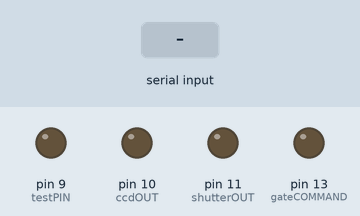
Simulated run of this sketch. Board: Arduino Uno, built with avr-gcc and run on an emulated ATmega328P. Shown: output pins drawn as LEDs (lit = HIGH). Inputs (shaded band) come from the test bench. What the sketch prints to the serial monitor is not drawn.

Above: at 1.2 s.
1.3 s: "90,45,200,10\n" received over Serial
Timing chart, 0 to 4.3 s (numbered marks = the images above; inputs shaded):
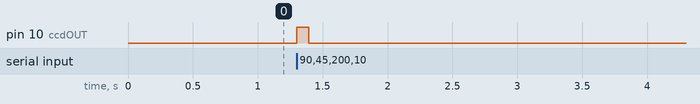

The sketch:

arduino.ino.ino
```cpp
//VARIABLES
char data;
int softGATE=0;
int dwell1 = 100;
int dwell2 = 0;
String readStr;
int shutterMASK=1;

//PIN assignments
int gateCOMMAND=13;
//int triggerIN=12;
int shutterOUT=11;
int ccdOUT=10;
int testPIN = 9;
int pixelPIN = 8;

void setup() {
  Serial.begin(115200);
  pinMode(testPIN, OUTPUT);
  pinMode(gateCOMMAND, OUTPUT);
  //pinMode(triggerIN, INPUT);
  pinMode(shutterOUT,OUTPUT);
  pinMode(ccdOUT,OUTPUT);
  digitalWrite(shutterOUT, LOW);
  digitalWrite(gateCOMMAND, LOW);
  digitalWrite(ccdOUT, LOW);
  digitalWrite(testPIN,LOW);
  //attachInterrupt(digitalPinToInterrupt(triggerIN),pixelPulse,RISING);
  Serial.println("<Arduino ready>");
}

//void pixelPulse(){
//   digitalWrite(ccdOUT, HIGH);
//   digitalWrite(shutterOUT, HIGH);
//   //delay(5);
//   digitalWrite(shutterOUT, LOW);
//   digitalWrite(ccdOUT, LOW);
//}

void loop() {
  while (Serial.available()){
    data = Serial.read();
    readStr += data;
  }
  if (readStr.length() == 11) {
    dwell1 = readStr.substring(0,3).toInt();
    dwell2 = readStr.substring(4,7).toInt();
    shutterMASK = readStr.substring(8).toInt();
    softGATE = readStr.substring(10).toInt();
    //Serial.println(dwell1);
    readStr = "";
  }
  if (dwell1 == 0){
    if (softGATE == 1){
      digitalWrite (gateCOMMAND, HIGH);
      digitalWrite(ccdOUT,HIGH);
      if (shutterMASK == 1){
        digitalWrite(shutterOUT, HIGH);
      }
    }
    else if (softGATE == 0){
      digitalWrite (gateCOMMAND, LOW);
      digitalWrite(ccdOUT,LOW);
      digitalWrite(shutterOUT, LOW);
    }
  }
  else {
    if (softGATE == 1){
      if (shutterMASK == 1){
        digitalWrite(shutterOUT, HIGH);
      }
      digitalWrite(ccdOUT, HIGH);
      delay(dwell1);
      digitalWrite(shutterOUT, LOW);
      digitalWrite(ccdOUT, LOW);
      //if (dwell2 > 0){
      //  if (shutterMASK == 1){
      //    digitalWrite(shutterOUT, HIGH);
      //  }
      //  digitalWrite(ccdOUT, HIGH);
      //  delay(dwell2);
      //  digitalWrite(shutterOUT, LOW);
      //  digitalWrite(ccdOUT, LOW);
      //}
      softGATE = 0;
    }
    else{
      digitalWrite(shutterOUT, LOW);
      digitalWrite(ccdOUT, LOW);
    }
  }
}
```

Measured:
- after the input at 1.3 s, pin 10 (ccdOUT): LOW → HIGH at once, → LOW 0.09 s later
